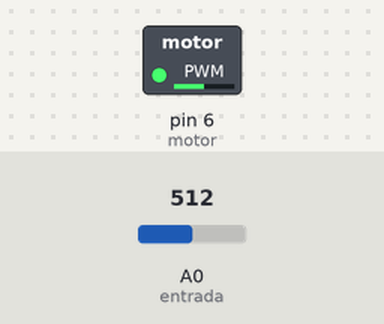
The sketch below on a simulated Arduino Uno, built with avr-gcc and run on an emulated ATmega328P. Parts: switched loads named in the sketch (green lamp = pin HIGH). The test bench sets the inputs (shaded band); at power-on: A0 (entrada) = 512.

Above: at 1.2 s.
1.3 s: A0 (entrada) set to 716
At 2.0 s:
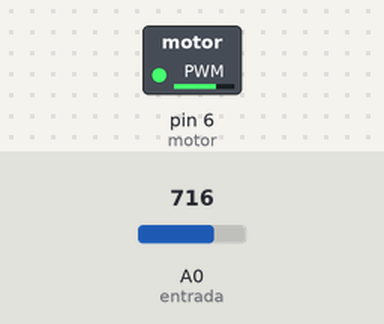
2.8 s: A0 (entrada) set to 900
At 3.2 s:
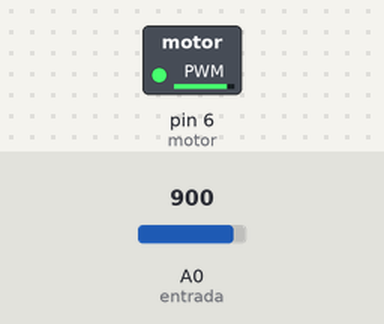
4.3 s: A0 (entrada) set to 122
At 5.5 s:
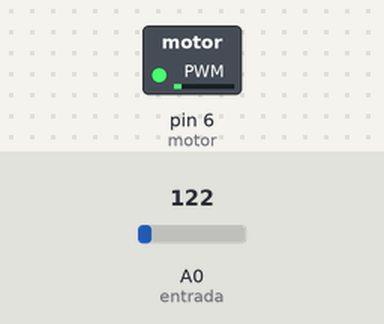
5.8 s: A0 (entrada) set to 0
At 6.7 s:
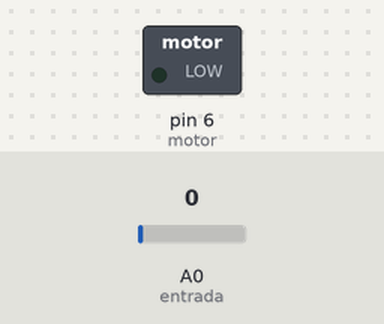
7.3 s: A0 (entrada) set to 511
At 7.8 s:
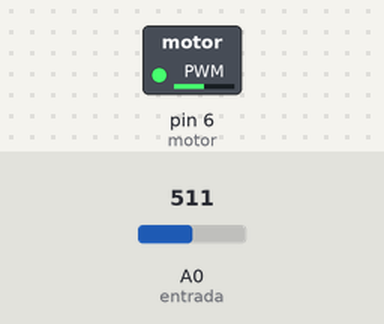
Timing chart, 0 to 9.8 s (numbered marks = the images above; inputs shaded):
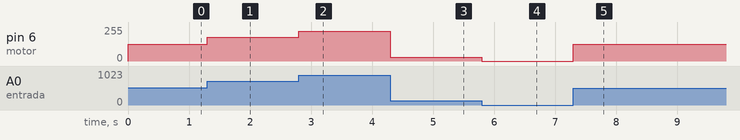

Measured:
- after the input at 1.3 s, pin 6 (motor): 127/255 → 178/255 at once
- after the input at 2.8 s, pin 6 (motor): 178/255 → 224/255 at once
- after the input at 4.3 s, pin 6 (motor): 224/255 → 30/255 at once
- after the input at 5.8 s, pin 6 (motor): 30/255 → 0/255 at once
- after the input at 7.3 s, pin 6 (motor): 0/255 → 127/255 at once

The sketch:

arduinotarea2.ino
```cpp
int motor=6;
int entrada=A0;

void setup() {
  // put your setup code here, to run once:
  pinMode(motor,OUTPUT);
  pinMode(entrada,INPUT);
  Serial.begin(9600);
}

void loop() {
  // put your main code here, to run repeatedly:
  int valorpotenciometro=0;
  int valorsalidaPWM=0;
  valorpotenciometro=analogRead(entrada);
  valorsalidaPWM=map(valorpotenciometro,0,1023,0,255);
  analogWrite(motor,valorsalidaPWM);
}
```
